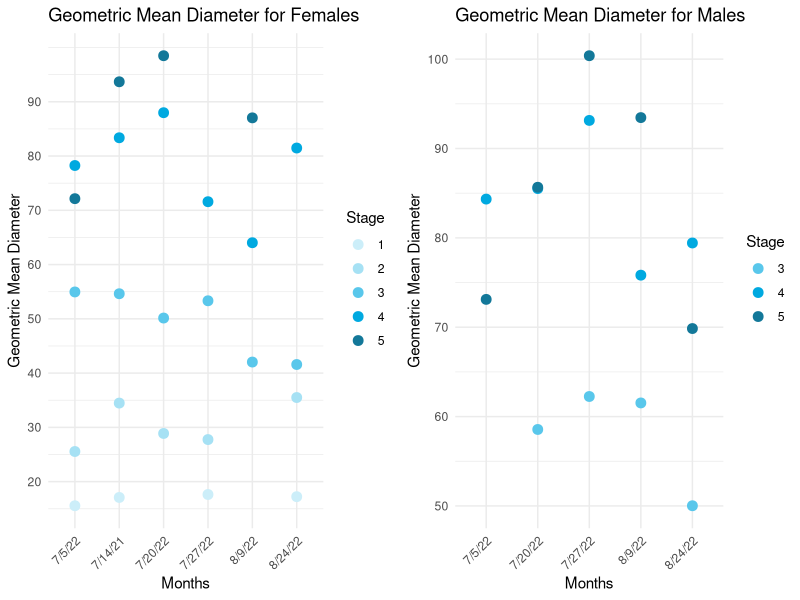
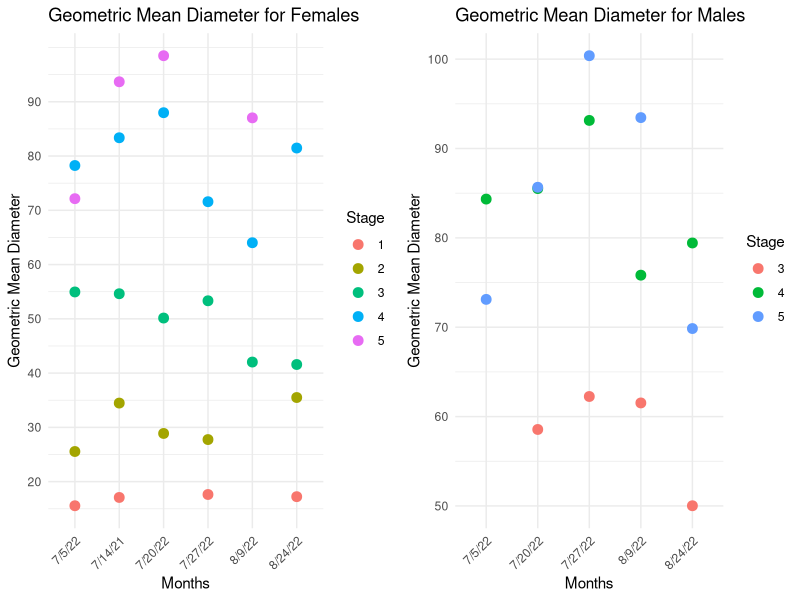
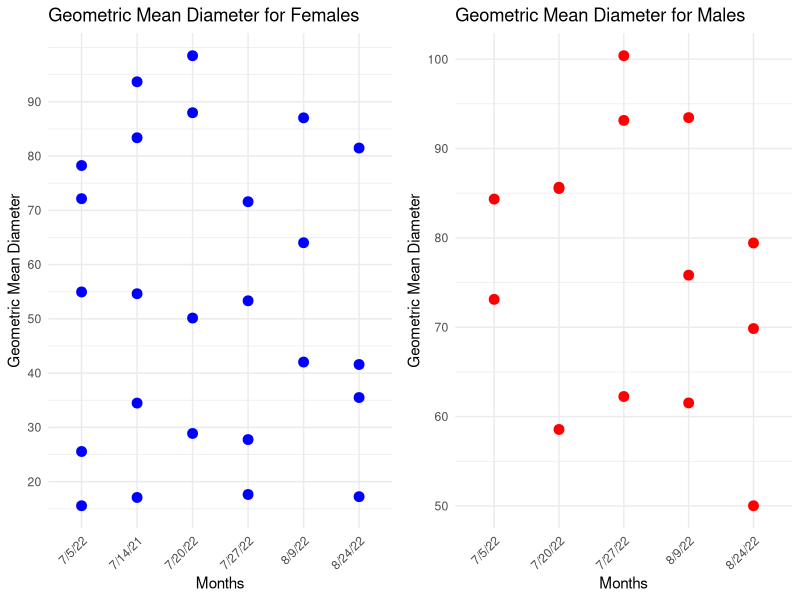

Write R code to recreate these figures, in order.
## ---- chunk 1
knitr::opts_chunk$set(echo = TRUE)

library(tidyverse)
library(readr)
library(dplyr)
if (!require(gridExtra)) {
  install.packages("gridExtra")
  library(gridExtra)
}

## ---- chunk 2
Size <- read.csv("../data/AST_HF_histo_size.csv", header = T, na.strings = c("", "NA")) %>% 
  select(full_sample_id, date, sex, stage, length, width) 
  #filter(treatment %in% c("Ambient", "Heat"))
## ---- chunk 3
Size_calc <- Size %>%
  mutate(
    geo.mean = sqrt(length * width),
    geo.mean.vol = pi * ((geo.mean / 2) ^ 2)
  )
## ---- chunk 4
Size_calc <- Size_calc %>%
  filter(!(sex == "male" & stage == 3 & date == "7/5/22" & geo.mean > 150))
# Remove the outliers
Size_calc <- Size_calc %>%
  filter(!(sex == "male" & stage == 3 & date == "7/5/22" & geo.mean > 150))

## ---- chunk 5
std.error <- function(x) {
  sd(x, na.rm = TRUE) / sqrt(length(na.omit(x)))
}
## ---- chunk 6
unique_dates <- unique(Size_calc$date)
print(unique_dates)
print(length(unique_dates))
## ---- chunk 7
# Convert date column to factor with desired labels
size.means <- Size_calc %>%
  group_by(date, sex, stage) %>%
  summarise(
    gm = mean(geo.mean, na.rm = TRUE), 
    sem = std.error(geo.mean),
    n = n(),
    .groups = 'drop'
  ) %>%
  mutate(
    date = factor(date, labels = c("7/5/22","7/14/21","7/20/22","7/27/22","8/3/22","8/9/22","8/24/22")))

#Getting rid of weid outlier
# Remove the sixth row
size.means <- size.means[-6, ]


# Ensure sex is treated as a factor
size.means$sex <- factor(size.means$sex, levels = c("male", "female"))
size.means$stage <- factor(size.means$stage)  # New line to treat stage as a factor 

## ---- chunk 8
#size.means$treatment <- factor(size.means$treatment, levels = c("field", "ambient", "high"))
#size.means$date <- factor(size.means$date, levels = c("February", "Early April", "Late April", "Early June", "Late June", "July", "September"))
#size.means$sex <- factor(size.means$sex, levels = c("male", "female"))

#size.means$date <- factor(size.means$date, levels = c("2/25/21","4/11/21", "4/29/21","6/4/21", "6/26/21","7/24/21", "9/2/21"))
#size.means$sex <- factor(size.means$sex, levels = c("male", "female"))

## ---- chunk 9
#size.means <- size.means %>%
  #mutate(
    #treatment = factor(treatment, levels = c("Field", "Ambient", "High")),
    #date = factor(date, levels = c("February", "Early April", "Late April", "Early June", "Late June", "July", "September")),
    #sex = factor(sex, levels = c("male", "female"))
  #)

#GETTING RID OF FOR ONLY A TEST
## ---- chunk 10
#size.means_female <- size.means %>% filter(sex == "female")

#size.means_female <- size.means %>% filter(sex == "female", treatment %in% c("Ambient", "Heat"))
#size.means_male <- size.means %>% filter(sex == "male", treatment %in% c("Ambient", "Heat"))

size.means_female <- size.means %>% filter(sex == "female")
size.means_male <- size.means %>% filter(sex == "male")

## ---- chunk 11
#vol.means <- Size %>%
  #group_by( date, month, sex, treatment) %>%
  #summarise(
    #gm = mean(geo.mean.vol, na.rm = TRUE), 
    #sem = std.error(geo.mean.vol),
    #n = n())

#vol.means[vol.means == "NaN"] <- NA
#vol.means$month <- factor(vol.means$month, levels = c("February", "Early April", "Late April", "Early June", "Late June", "July", "September"))

# vol.means$mm3 <- vol.means$gm / 10^9
## ---- chunk 12
#vol.means <- Size_calc %>%
 # group_by(date, sex, treatment) %>%
 # summarise(
  #  gm = mean(geo.mean.vol, na.rm = TRUE), 
   # sem = std.error(geo.mean.vol),
   # n = n(),
   # .groups = 'drop'
#  )

#vol.means <- vol.means %>%
#  mutate(
   # date = factor(date, levels = c("February", "Early April", "Late April", "Early June", "Late June", "July", "September"))
 # )

#vol.means <- Size_calc %>%
  #group_by(treatment, date, sex) %>%
  #summarise(gm = mean(geo.mean.vol, na.rm=TRUE), 
            #sem = std.error(geo.mean.vol, na.rm=TRUE),
            #n=n())


# Define a custom standard error function that handles NA values
std.error <- function(x) {
  n <- sum(!is.na(x))
  if (n <= 1) {
    return(NA)
  } else {
    return(sd(x, na.rm = TRUE) / sqrt(n))
  }
}

# Apply the custom function within summarise
## ---- chunk 13
#vol.means <- Size_calc %>%
 # group_by(treatment, date, sex) %>%
 # summarise(gm = mean(geo.mean.vol, na.rm = TRUE), 
          #  sem = std.error(geo.mean.vol),
          #  n = n())

#vol.means[vol.means == "NaN"] <- NA

#vol.means$mm3 <- vol.means$gm/10^9

#vol.means$date <- factor(vol.means$date, levels = c("2/25/21", "4/2/21", "6/2/21", "7/23/21", "8/25/21"))

# Check the filtered data
#print(size.means_filtered)

## ---- chunk 14
vol.means <- Size_calc %>%
  group_by(date, sex, stage) %>%
  summarise(
    gm = mean(geo.mean.vol, na.rm = TRUE), 
    sem = std.error(geo.mean.vol),
    n = n(),
    .groups = 'drop'  # This ensures the grouped output is not grouped further
  ) %>%
  mutate(
    gm = ifelse(is.nan(gm), NA, gm),
    sem = ifelse(is.nan(sem), NA, sem)
  )

# Ensure date column is treated as a factor with the correct order
vol.means$date <- factor(vol.means$date, levels = c("7/5/22","7/14/21","7/20/22","7/27/22","8/3/22","8/9/22","8/24/22"))

# Print the resulting dataframe
print(vol.means)

## ---- chunk 15
# Define a custom standard error function that handles NA values
std.error <- function(x) {
  n <- sum(!is.na(x))
  if (n <= 1) {
    return(NA)
  } else {
    return(sd(x, na.rm = TRUE) / sqrt(n))
  }}

# Convert date column to Date format
Size_calc$date <- as.Date(Size_calc$date, format = "%m/%d/%y")

# Apply the custom function within summarise
vol.means <- Size_calc %>%
  group_by(date, sex) %>%
  summarise(
    gm = mean(geo.mean.vol, na.rm = TRUE), 
    sem = std.error(geo.mean.vol),
    n = n(),
    .groups = 'drop'
  )

# Ensure that any "NaN" values are replaced with NA
#vol.means[vol.means == "NaN"] <- NA

# Convert date column to factor with desired levels
vol.means$date <- factor(vol.means$date, levels = c("2022-07-05", "2022-07-14", "2022-07-20", "2022-07-27", "2022-08-03", "2022-08-09", "2022-08-24"   ))
## ---- chunk 16
plot_by_stage <- function(data, sex_label) {
  ggplot(data, aes(x = date, y = gm, color = stage)) +
    geom_point(size = 3) +
    labs(title = paste("Geometric Mean Diameter for", sex_label),
         x = "Months",
         y = "Geometric Mean Diameter",
         color = "Stage") +
    theme_minimal() +
    theme(axis.text.x = element_text(angle = 45, hjust = 1)) +
    scale_y_continuous(breaks = seq(0, max(data$gm, na.rm = TRUE), by = 10)) +
    scale_color_manual(values = c("1" = "#CCEEF9", "2" = "#A6E1F4", "3" = "#59C7EB", "4" = "#00A9E0", "5" = "#137899"))
}

plot_female <- plot_by_stage(size.means_female, "Females")
plot_male <- plot_by_stage(size.means_male, "Males")

grid.arrange(plot_female, plot_male, ncol = 2)

## ---- chunk 17
plot_by_stage <- function(data, sex_label) {
  ggplot(data, aes(x = date, y = gm, color = stage)) +
    geom_point(size = 3) +
    labs(title = paste("Geometric Mean Diameter for", sex_label),
         x = "Months",
         y = "Geometric Mean Diameter",
         color = "Stage") +
    theme_minimal() +
    theme(axis.text.x = element_text(angle = 45, hjust = 1)) +
    scale_y_continuous(breaks = seq(0, max(data$gm, na.rm = TRUE), by = 10))
}

plot_female <- plot_by_stage(size.means_female, "Females")
plot_male <- plot_by_stage(size.means_male, "Males")

grid.arrange(plot_female, plot_male, ncol = 2)

## ---- chunk 18
# Plotting Females
plot_female <- ggplot(size.means_female, aes(x = date, y = gm)) +
  geom_point(size = 3, color = "blue") +
  labs(title = "Geometric Mean Diameter for Females",
       x = "Months",
       y = "Geometric Mean Diameter") +
  theme_minimal() +
  theme(axis.text.x = element_text(angle = 45, hjust = 1)) +
  scale_y_continuous(breaks = seq(0, max(size.means_female$gm, na.rm = TRUE), by = 10))  # Adjust the 'by' argument to change spacing

## ---- chunk 19

# Plotting Males
plot_male <- ggplot(size.means_male, aes(x = date, y = gm)) +
  geom_point(size = 3, color = "red") +
  labs(title = "Geometric Mean Diameter for Males",
       x = "Months",
       y = "Geometric Mean Diameter") +
  theme_minimal() +
  theme(axis.text.x = element_text(angle = 45, hjust = 1)) +
  scale_y_continuous(breaks = seq(0, max(size.means_male$gm, na.rm = TRUE), by = 10))  # Adjust the 'by' argument to change spacing
## ---- chunk 20
grid.arrange(plot_female, plot_male, ncol = 2)
